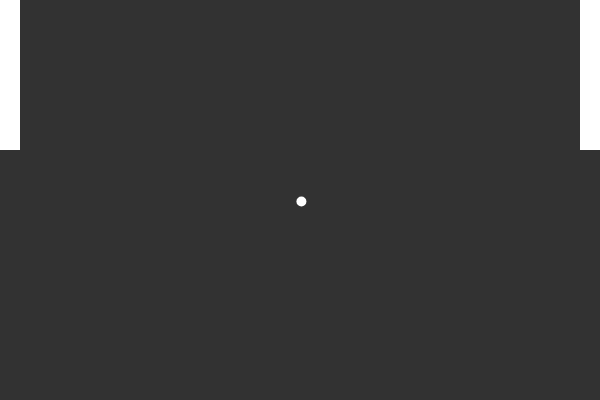
Frame 1 (no input)
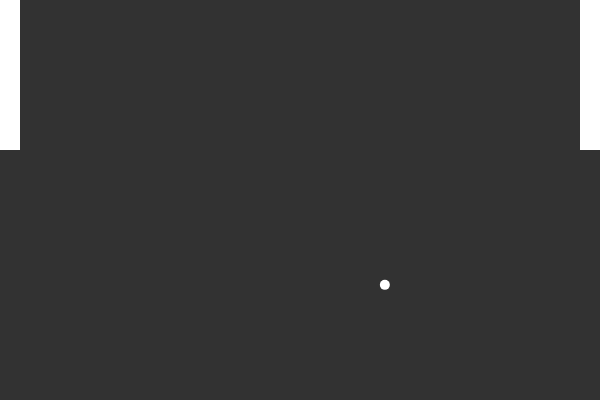
Frame 60 (no input)
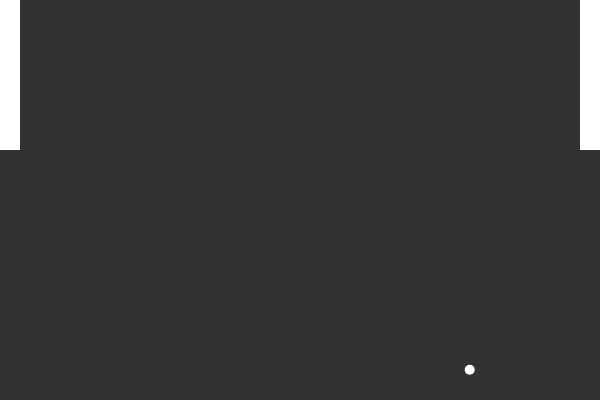
Frame 120 (the mouse pressed at the canvas centre since frame 60)

The p5.js sketch that drew these frames (run headless with seeded random() and noise() and a simulated clock; from frame 60 on, the mouse is pressed at the canvas centre):

// p5.js sketch
// ── sketch.js
var b;
var rPad;
var lPad;
var speed = 2;

function setup() {
    createCanvas(600, 400);
    background(50);
    b = new Ball();
    rPad = new Paddle(0, 0, 0);
    lPad = new Paddle(width, 0, 1);
}

function draw() {
    background(50);
    b.update();
    b.show();
    rPad.show();
    lPad.show();
}

function keyPressed() {
    switch (keyCode) {
        case UP_ARROW:
            lPad.move(1);
            break;
        case DOWN_ARROW:
            lPad.move(-1);
            break;
        case LEFT_ARROW:
            rPad.move(1);
            break;
        case RIGHT_ARROW:
            rPad.move(-1);
            break;
        default:
            console.log("wrong keypress");
            break;
    }

}

// ── ball.js
function Ball() {
    this.pos = createVector(width / 2, height / 2);
    this.rad = 5;
    this.dir = createVector(1, 1);
    this.dir.setMag(speed);

    this.checkCollision = function (pad) {
        if (((this.pos.x - this.rad) <= (pad.pos.x + pad.larg)) && (pad.type == 1)) {
            // this.dir.x *= -1;
            console.log("hit left paddle");
        }
        if (((this.pos.x + this.rad) >= pad.pos.x) && (pad.type == 0)) {
            // this.dir.x *= -1;
            console.log("hit right paddle");
        }
    }

    this.update = function () {
        this.pos.x += this.dir.x;
        this.pos.y += this.dir.y;
        if (this.pos.x < 0 || this.pos.x > width) {
            this.pos = createVector(width / 2, height / 2);
            this.dir = p5.Vector.random2D();
            this.dir.setMag(speed);
        }
        if ((this.pos.y - this.rad <= 0) || (this.pos.y + this.rad >= height)) {
            this.dir.y *= -1;
        }
        this.checkCollision(rPad);
        this.checkCollision(lPad);
    }


    this.show = function () {
        noStroke();
        ellipse(this.pos.x, this.pos.y, this.rad * 2, this.rad * 2);
    }

}

// ── paddle.js
function Paddle(x, y, type) {
    this.pos = createVector(x, y);
    this.length = 150;
    this.larg = 20;
    this.type = type;
    this.move = function (dy) {
        this.pos.y += dy * 10;
        this.pos.y = constrain(this.pos.y, 0, height - this.length);
    }

    this.show = function () {
        noStroke();
        if (type == 0) {
            rect(this.pos.x, this.pos.y, this.larg, this.length);
        } else {
            rect(this.pos.x - this.larg, this.pos.y, this.larg, this.length);
        }
    }

}
